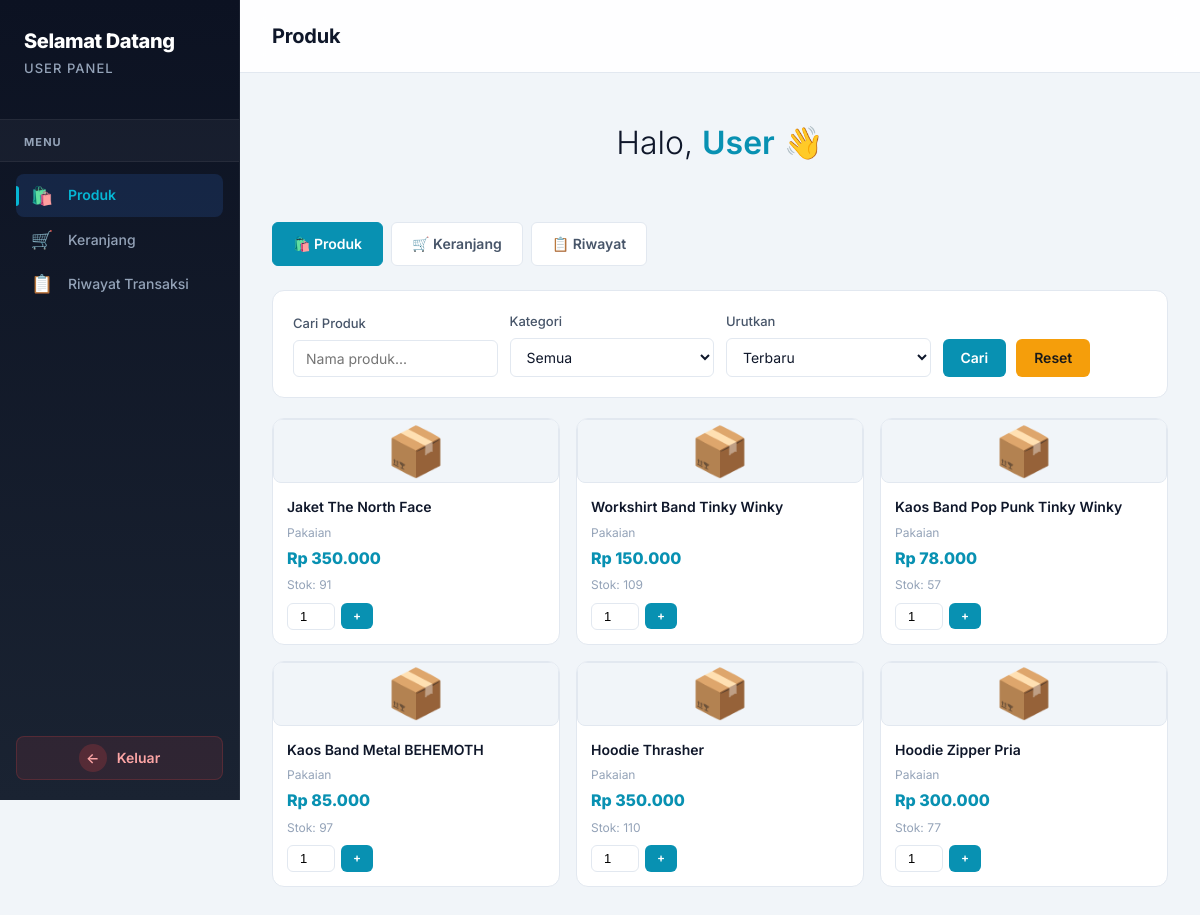
The app's page /User/products.php with its own data.
### tables this page shows
CREATE TABLE `products` (
  `id` int(11) NOT NULL,
  `name` varchar(255) NOT NULL,
  `description` text DEFAULT NULL,
  `price` decimal(15,2) NOT NULL,
  `stock` int(11) NOT NULL DEFAULT 0,
  `image` varchar(255) DEFAULT NULL,
  `category` varchar(100) DEFAULT NULL,
  `category_id` int(11) DEFAULT NULL,
  `status` enum('active','inactive') NOT NULL DEFAULT 'active',
  `created_at` timestamp NOT NULL DEFAULT current_timestamp(),
  `updated_at` timestamp NOT NULL DEFAULT current_timestamp() ON UPDATE current_timestamp()
);

### User/products.php (the view, shortened to what this page needs)
<?php
$user_name = $_SESSION['full_name'] ?? $_SESSION['username'] ?? 'User';
$search = $_GET['search'] ?? '';
$sort = $_GET['sort'] ?? 'newest';
$query = "SELECT p.*, c.name as category_name FROM products p
          LEFT JOIN categories c ON p.category_id = c.id
          WHERE p.status = 'active'";
$params = [];
switch ($sort) {
    default: $query .= " ORDER BY p.created_at DESC";
}
try {
    $pdo = getDBConnection();
    $stmt = $pdo->prepare($query);
    $stmt->execute($params);
    $products = $stmt->fetchAll();
} catch (PDOException $e) {
    $products = [];
    $categories = [];
}
?>
<!DOCTYPE html>
<html lang="id">
<head>
    <link rel="stylesheet" href="../css/shared.css" />
</head>
<body data-role="user">
<div class="main-container">
    <div class="sidebar">
        <div class="sidebar-header">
            <span class="admin-panel-title">Selamat Datang</span>
            <span class="dashboard-title">User Panel</span>
        </div>
        <div class="menu-divider">
            <span class="menu-label">Menu</span>
        </div>
        <nav class="sidebar-nav">
            <a href="?page=products" class="active"><span class="nav-icon">🛍️</span> Produk</a>
            <a href="?page=cart"><span class="nav-icon">🛒</span> Keranjang<?php $cnt = getCartItemCount(); if($cnt>0): ?><span class="cart-badge"><?php echo $cnt; ?></span><?php endif; ?></a>
            <a href="?page=history"><span class="nav-icon">📋</span> Riwayat Transaksi</a>
        </nav>
        <a href="../Auth/logout.php" class="logout-button"><span class="logout-icon">←</span><span class="logout-text">Keluar</span></a>
    </div>
    <div class="main-content">
        <div class="top-bar"><h1>Produk</h1></div>
        <div class="content-area">
            <div class="welcome-section">
                <h2 class="welcome-text">Halo, <span class="user-name"><?php echo htmlspecialchars($user_name); ?></span> 👋</h2>
            </div>
            <div class="section-tabs">
                <a href="?page=products" class="section-tab active">🛍️ Produk</a>
                <a href="?page=cart" class="section-tab">🛒 Keranjang</a>
                <a href="?page=history" class="section-tab">📋 Riwayat</a>
            </div>
            <div class="filter-section">
                <form method="GET" class="filter-form">
                    <div class="filter-group">
                        <label>Cari Produk</label>
                        <input type="text" name="search" value="<?php echo htmlspecialchars($search); ?>" placeholder="Nama produk...">
                    </div>
                    <div class="filter-group">
                        <label>Kategori</label>
                        <select name="category">
                            <option value="">Semua</option>
                        </select>
                    </div>
                    <div class="filter-group">
                        <label>Urutkan</label>
                        <select name="sort">
                            <option value="newest" <?php echo $sort === 'newest' ? 'selected' : ''; ?>>Terbaru</option>
                        </select>
                    </div>
                    <div class="filter-group" style="min-width:auto; display:flex; gap:10px;">
                        <button type="submit" class="btn btn-primary">Cari</button>
                        <a href="?page=products" class="btn btn-warning">Reset</a>
                    </div>
                </form>
            </div>
            <div class="products-grid">
                <?php if (!empty($products)): ?>
                    <?php foreach ($products as $p): ?>
                    <div class="product-card">
<div class="product-image">
    <?php
    $image_path = '../uploads/products/' . ($p['image'] ?? '');
    $image_exists = !empty($p['image']) && file_exists($image_path);
    ?>
    <?php if ($image_exists): ?>
        <img src="<?php echo htmlspecialchars($image_path); ?>" alt="<?php echo htmlspecialchars($p['name']); ?>">
    <?php else: ?>
        <div style="width:100%;height:100%;display:flex;align-items:center;justify-content:center;font-size:48px;">📦</div>
    <?php endif; ?>
</div>
                        <div class="product-info">
                            <div class="product-name"><?php echo htmlspecialchars($p['name']); ?></div>
                            <div class="product-category"><?php echo htmlspecialchars($p['category_name'] ?? $p['category'] ?? 'Umum'); ?></div>
                            <div class="product-price">Rp <?php echo number_format($p['price'], 0, ',', '.'); ?></div>
                            <div class="product-stock <?php echo $p['stock'] <= 5 ? 'low' : ''; ?>">
                                Stok: <?php echo number_format($p['stock']); ?>
                            </div>
                            <form method="POST" class="product-actions">
                                <input type="number" name="quantity" value="1" min="1" max="<?php echo $p['stock']; ?>">
                                <button type="submit" name="add_to_cart" class="btn btn-primary btn-sm" <?php echo $p['stock'] <= 0 ? 'disabled' : ''; ?>>
                                    <?php echo $p['stock'] > 0 ? '+' : 'Habis'; ?>
                                </button>
                            </form>
                        </div>
                    </div>
                    <?php endforeach; ?>
                <?php endif; ?>
            </div>
        </div>
    </div>
</div>
</body>
</html>

### records on screen
products: name "Jaket The North Face", category "Pakaian", price "350.000", stock "91"
products: name "Workshirt Band Tinky Winky", category "Pakaian", price "150.000", stock "109"
products: name "Kaos Band Pop Punk Tinky Winky", category "Pakaian", price "78.000", stock "57"
products: name "Kaos Band Metal BEHEMOTH", category "Pakaian", price "85.000", stock "97"
products: name "Hoodie Thrasher", category "Pakaian", price "350.000", stock "110"
products: name "Hoodie Zipper Pria", category "Pakaian", price "300.000", stock "77"

### other values on screen
$user_name "User"
